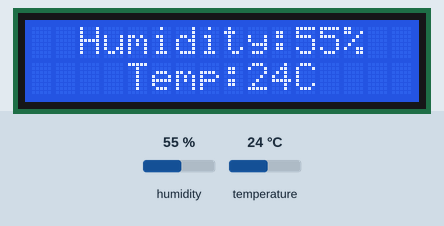
Recording of a sketch running on a simulated Arduino Uno, built with avr-gcc and run on an emulated ATmega328P. On the bench: 16×2 character LCD. The inputs (shaded band) are chosen by the test bench; at power-on: humidity 55 %, temperature 24 °C.

Above: at 1.2 s.
1.3 s: humidity set to 22 %
At 2.7 s:
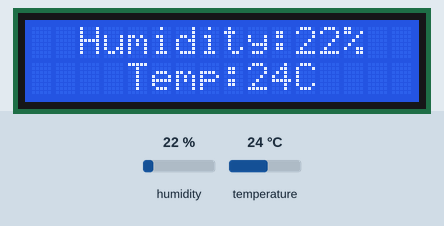
4.1 s: temperature set to 12 °C
At 5.4 s:
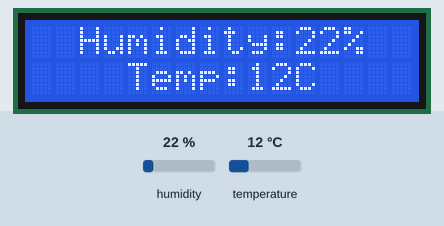
6.9 s: humidity set to 40 %
At 9.5 s:
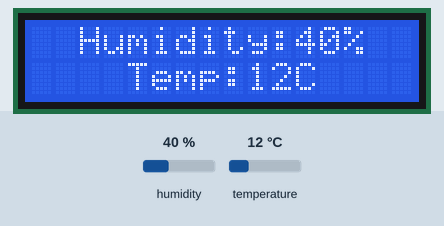
9.8 s: temperature set to 19 °C
At 11.0 s:
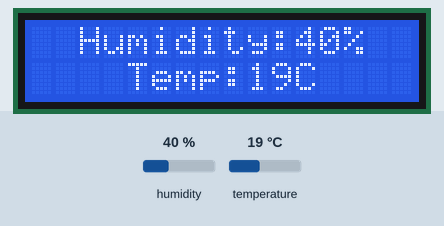
Timing chart, 0 to 12.8 s (numbered marks = the images above; inputs shaded):
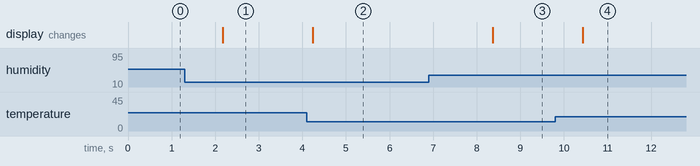

The sketch:

DH_LCD.ino
```cpp
#include <LiquidCrystal_I2C.h>
#include "DHT.h"
#define DHT11_PIN 2
DHT dht11(DHT11_PIN, DHT11);


LiquidCrystal_I2C lcd(0x27,16,2);  // set the LCD address to 0x3F for a 16 chars and 2 line display

void setup() {
  dht11.begin(); // initialize the sensor
  lcd.init();
  lcd.clear();
  lcd.backlight();

}

void loop()
{
  int humi  = dht11.readHumidity();
  // read temperature as Celsius
  int tempC = dht11.readTemperature();

  lcd.setCursor(2,0);
  lcd.print("Humidity:");
  lcd.print(humi);
  lcd.print("%");
  lcd.setCursor(4,1);
  lcd.print("Temp:");
  lcd.print(tempC);
  lcd.print("C");


  delay(1000);
}
```

Measured:
- after the input at 1.3 s, the display: changes after 0.87 s (image 1)
- after the input at 4.1 s, the display: changes after 0.14 s (image 2)
- after the input at 6.9 s, the display: changes after 1.5 s (image 3)
- after the input at 9.8 s, the display: changes after 0.63 s (image 4)
